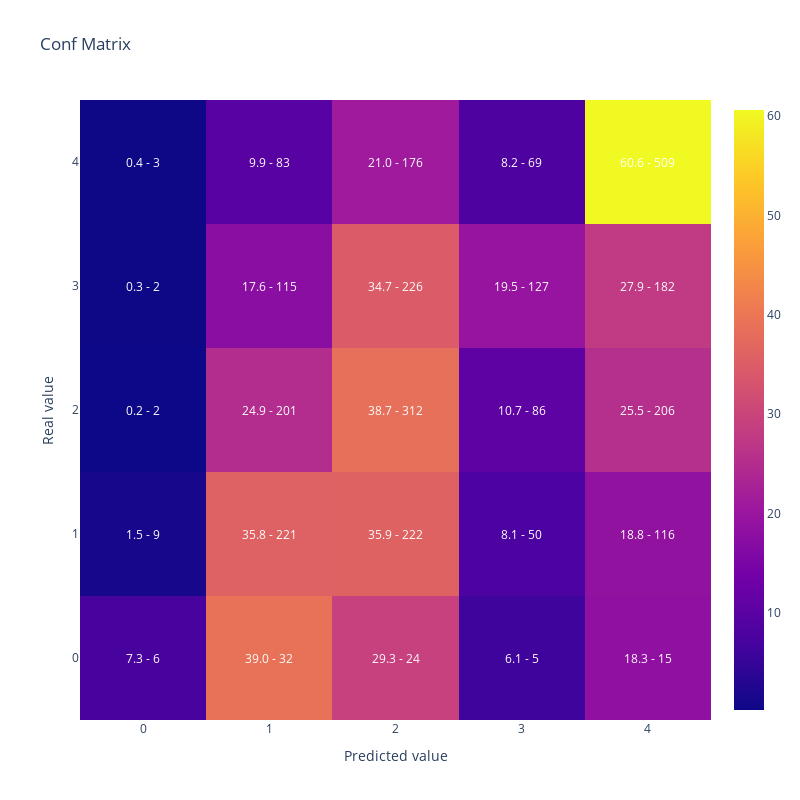

Notebook code for this chart:
### Code cell
#Vamos a replicar el resultado de la optimizacion reentrenando el modelo con el mejor conjunto de hiperparametros
#Generamos parametros incluyendo los fijos y la mejor solución que encontro optuna
lgb_params =  {      
                        'objective': 'multiclass',
                        'verbosity':-1,
                        'num_class': len(y_train.unique())} | study.best_params

lgb_train_dataset = lgb.Dataset(data=X_train,
                                label=y_train)


#Entreno
lgb_model = lgb.train(lgb_params,
                    lgb_train_dataset)

#Muestro matriz de confusion y kappa
display(plot_confusion_matrix(y_test,lgb_model.predict(X_test).argmax(axis=1)))

cohen_kappa_score(y_test,lgb_model.predict(X_test).argmax(axis=1),
                             weights = 'quadratic')

### Figure 1 — Plotly figure (JSON) as saved in the notebook; plotly's stock layout.template omitted (floating-point values rounded to 4 significant figures)
{"data": [{"type": "heatmap", "x": [0, 1, 2, 3, 4], "y": [0, 1, 2, 3, 4], "z": [[7.317, 39.02, 29.27, 6.098, 18.29], [1.456, 35.76, 35.92, 8.091, 18.77], [0.2478, 24.91, 38.66, 10.66, 25.53], [0.3067, 17.64, 34.66, 19.48, 27.91], [0.3571, 9.881, 20.95, 8.214, 60.6]]}], "layout": {"annotations": [{"font": {"color": "white"}, "showarrow": false, "text": "7.3 - 6", "x": 0, "xref": "x", "y": 0, "yref": "y"}, {"font": {"color": "white"}, "showarrow": false, "text": "39.0 - 32", "x": 1, "xref": "x", "y": 0, "yref": "y"}, {"font": {"color": "white"}, "showarrow": false, "text": "29.3 - 24", "x": 2, "xref": "x", "y": 0, "yref": "y"}, {"font": {"color": "white"}, "showarrow": false, "text": "6.1 - 5", "x": 3, "xref": "x", "y": 0, "yref": "y"}, {"font": {"color": "white"}, "showarrow": false, "text": "18.3 - 15", "x": 4, "xref": "x", "y": 0, "yref": "y"}, {"font": {"color": "white"}, "showarrow": false, "text": "1.5 - 9", "x": 0, "xref": "x", "y": 1, "yref": "y"}, {"font": {"color": "white"}, "showarrow": false, "text": "35.8 - 221", "x": 1, "xref": "x", "y": 1, "yref": "y"}, {"font": {"color": "white"}, "showarrow": false, "text": "35.9 - 222", "x": 2, "xref": "x", "y": 1, "yref": "y"}, {"font": {"color": "white"}, "showarrow": false, "text": "8.1 - 50", "x": 3, "xref": "x", "y": 1, "yref": "y"}, {"font": {"color": "white"}, "showarrow": false, "text": "18.8 - 116", "x": 4, "xref": "x", "y": 1, "yref": "y"}, {"font": {"color": "white"}, "showarrow": false, "text": "0.2 - 2", "x": 0, "xref": "x", "y": 2, "yref": "y"}, {"font": {"color": "white"}, "showarrow": false, "text": "24.9 - 201", "x": 1, "xref": "x", "y": 2, "yref": "y"}, {"font": {"color": "white"}, "showarrow": false, "text": "38.7 - 312", "x": 2, "xref": "x", "y": 2, "yref": "y"}, {"font": {"color": "white"}, "showarrow": false, "text": "10.7 - 86", "x": 3, "xref": "x", "y": 2, "yref": "y"}, {"font": {"color": "white"}, "showarrow": false, "text": "25.5 - 206", "x": 4, "xref": "x", "y": 2, "yref": "y"}, {"font": {"color": "white"}, "showarrow": false, "text": "0.3 - 2", "x": 0, "xref": "x", "y": 3, "yref": "y"}, {"font": {"color": "white"}, "showarrow": false, "text": "17.6 - 115", "x": 1, "xref": "x", "y": 3, "yref": "y"}, {"font": {"color": "white"}, "showarrow": false, "text": "34.7 - 226", "x": 2, "xref": "x", "y": 3, "yref": "y"}, {"font": {"color": "white"}, "showarrow": false, "text": "19.5 - 127", "x": 3, "xref": "x", "y": 3, "yref": "y"}, {"font": {"color": "white"}, "showarrow": false, "text": "27.9 - 182", "x": 4, "xref": "x", "y": 3, "yref": "y"}, {"font": {"color": "white"}, "showarrow": false, "text": "0.4 - 3", "x": 0, "xref": "x", "y": 4, "yref": "y"}, {"font": {"color": "white"}, "showarrow": false, "text": "9.9 - 83", "x": 1, "xref": "x", "y": 4, "yref": "y"}, {"font": {"color": "white"}, "showarrow": false, "text": "21.0 - 176", "x": 2, "xref": "x", "y": 4, "yref": "y"}, {"font": {"color": "white"}, "showarrow": false, "text": "8.2 - 69", "x": 3, "xref": "x", "y": 4, "yref": "y"}, {"font": {"color": "white"}, "showarrow": false, "text": "60.6 - 509", "x": 4, "xref": "x", "y": 4, "yref": "y"}], "height": 800, "title": {"text": "Conf Matrix"}, "width": 800, "xaxis": {"title": {"text": "Predicted value"}}, "yaxis": {"title": {"text": "Real value"}}}}
